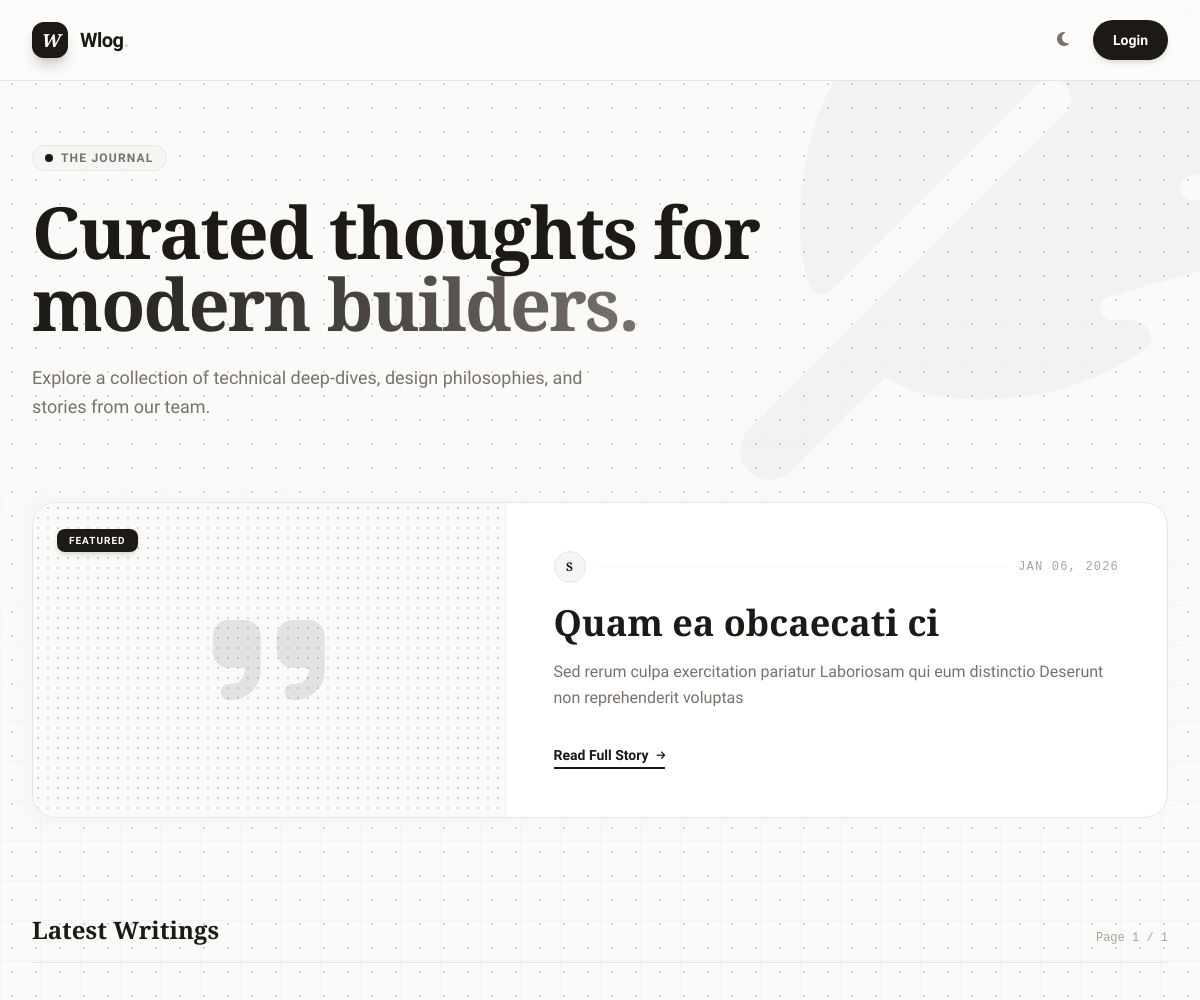
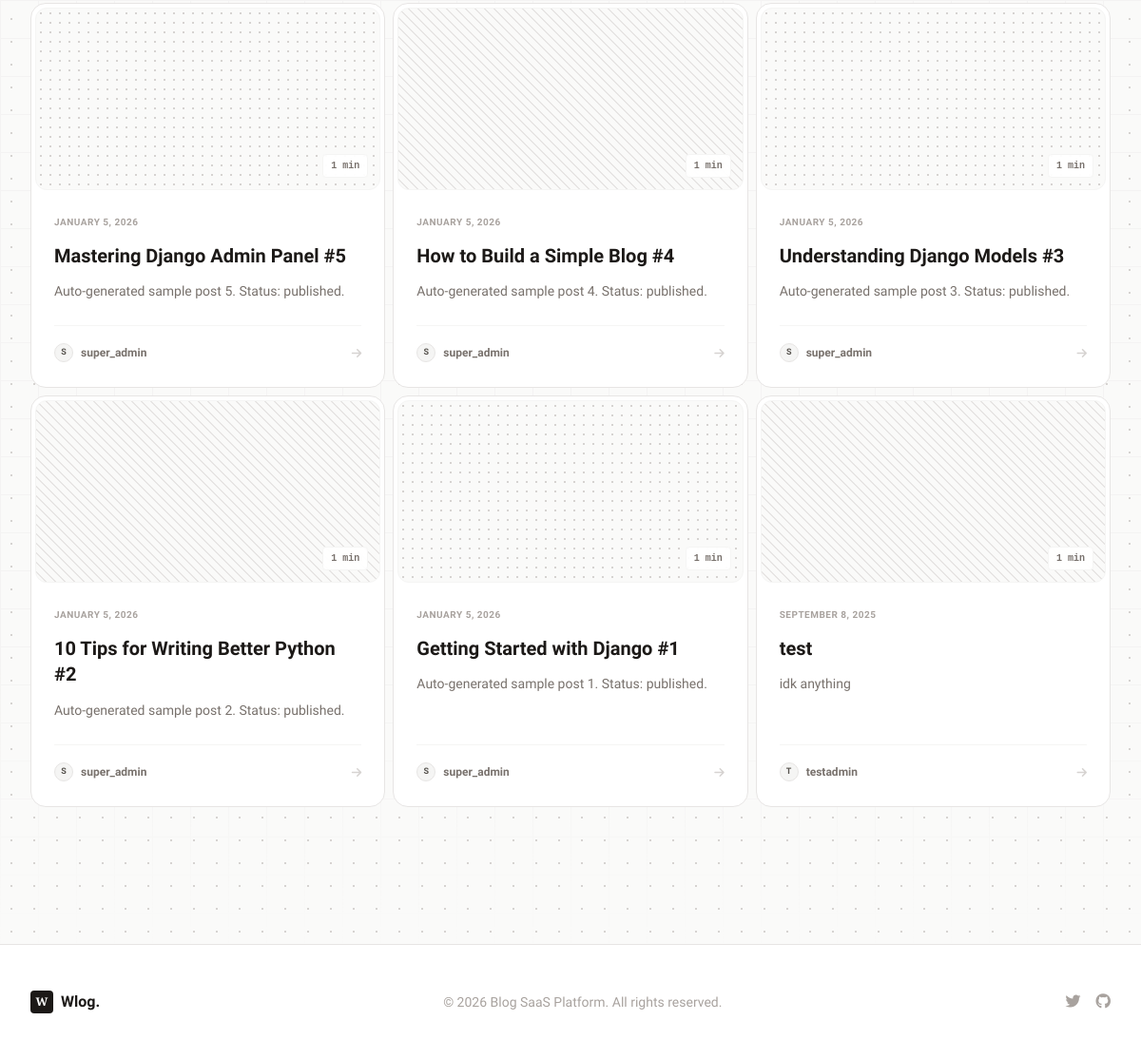
The page / on the database its author committed (2 pictures, top to bottom).
### blog/models.py (models this page shows, shortened)
class BlogPost(models.Model):
    STATUS_CHOICES = [
        ('draft', 'Draft'),
        ('published', 'Published'),
    ]
    title = models.CharField(max_length=200)
    slug = models.SlugField(unique=True, blank=True)
    content = models.TextField(help_text="Write your blog post content in Markdown format")
    excerpt = models.TextField(blank=True, help_text="Optional excerpt for the blog post")
    status = models.CharField(max_length=20, choices=STATUS_CHOICES, default='draft')
    created_at = models.DateTimeField(auto_now_add=True)
    updated_at = models.DateTimeField(auto_now=True)
    author = models.ForeignKey(User, on_delete=models.CASCADE)
    class Meta:
        ordering = ['-created_at']
        verbose_name = 'Blog Post'
        verbose_name_plural = 'Blog Posts'

### blog/views.py (the view)
# urls.py: path('', views.PublicBlogListView.as_view(), name='home'),
class PublicBlogListView(ListView):
    model = BlogPost
    template_name = 'blog/public/blog_list.html'
    context_object_name = 'blog_posts'
    paginate_by = 9
    def get_queryset(self):
        return BlogPost.objects.filter(status='published').select_related('author').order_by('-created_at')
    def get_context_data(self, **kwargs):
        context = super().get_context_data(**kwargs)
        context['title'] = 'Our Published Blogs'
        return context

### blog/templates/blog/public/blog_list.html (shortened to what this page needs)
{% extends "blog/base.html" %}
{% block content %}
<div class="min-h-screen relative overflow-hidden font-sans text-stone-900 dark:text-stone-100 selection:bg-stone-900 selection:text-white dark:selection:bg-stone-100 dark:selection:text-stone-900">
    <div class="absolute top-0 right-0 z-0 pointer-events-none opacity-[0.03] dark:opacity-[0.05] transform translate-x-1/4 -translate-y-1/4 text-stone-900 dark:text-stone-100">
        <i class="fas fa-feather-alt text-[40rem]"></i>
    </div>
    <header class="sticky top-0 z-50 bg-[#FDFDFC]/80 dark:bg-[#0c0a09]/80 backdrop-blur-md border-b border-stone-200 dark:border-stone-800">
        <div class="max-w-7xl mx-auto px-4 sm:px-6 lg:px-8 h-20 flex items-center justify-between">
            <a href="{% url 'home' %}" class="flex items-center gap-3 group">
                <div class="h-9 w-9 bg-stone-900 dark:bg-stone-100 text-white dark:text-stone-900 flex items-center justify-center rounded-xl shadow-lg shadow-stone-900/20 group-hover:rotate-12 transition-transform duration-300">
                    <span class="font-serif font-bold text-lg italic">W</span>
                </div>
                <h1 class="text-xl font-bold tracking-tight text-stone-900 dark:text-stone-100 group-hover:text-stone-600 dark:group-hover:text-stone-400 transition-colors">
                    Wlog<span class="text-stone-300 dark:text-stone-700">.</span>
                </h1>
            </a>
            <div class="flex items-center gap-4">
                <button @click="toggleTheme()" class="p-2 text-stone-500 dark:text-stone-400 hover:bg-stone-100 dark:hover:bg-stone-800 rounded-lg transition-colors" title="Toggle Theme">
                    <i class="fas" :class="isDark ? 'fa-sun' : 'fa-moon'"></i>
                </button>
                {% if not user.is_authenticated %}
                <a href="{% url 'blog:admin_login' %}" class="btn-shine-effect hidden sm:inline-flex items-center justify-center px-5 py-2.5 text-sm font-bold text-white dark:text-stone-900 bg-stone-900 dark:bg-stone-100 rounded-full hover:bg-stone-800 dark:hover:bg-stone-200 shadow-md hover:shadow-md transition-all hover:-translate-y-0.5">
                    Login
                </a>
                {% endif %}
            </div>
        </div>
    </header>
    <main class="max-w-7xl mx-auto px-4 sm:px-6 lg:px-8 py-16 relative z-10">
        <div class="mb-20 max-w-3xl">
            <div class="inline-flex items-center gap-2 px-3 py-1 rounded-full bg-stone-100 border border-stone-200 text-xs font-bold uppercase tracking-widest text-stone-500 mb-6">
                <span class="w-2 h-2 rounded-full bg-stone-900"></span>
                <span>The Journal</span>
            </div>
            <h2 class="text-5xl md:text-7xl font-serif font-bold text-stone-900 leading-[1.1] tracking-tight mb-6">
                Curated thoughts for <br>
                <span class="text-transparent bg-clip-text bg-gradient-to-r from-stone-900 via-stone-700 to-stone-500">modern builders.</span>
            </h2>
            <p class="text-lg text-stone-500 max-w-xl leading-relaxed">
                Explore a collection of technical deep-dives, design philosophies, and stories from our team.
            </p>
        </div>
        {% if blog_posts %}
            <div class="mb-24">
                {% with featured=blog_posts|first %}
                <div class="relative group">
                    <article class="relative grid grid-cols-1 lg:grid-cols-12 bg-white dark:bg-stone-900 rounded-[1.5rem] border border-stone-200 dark:border-stone-800 overflow-hidden hover:shadow-md transition-all duration-300">
                        <div class="lg:col-span-5 h-72 lg:h-auto pattern-architect border-b lg:border-b-0 lg:border-r border-stone-100 dark:border-stone-800 relative group-hover:bg-stone-50 dark:group-hover:bg-stone-800 transition-colors">
                            <div class="absolute inset-0 flex items-center justify-center opacity-10 dark:opacity-20">
                                <i class="fas fa-quote-right text-9xl text-stone-900 dark:text-stone-100"></i>
                            </div>
                            <div class="absolute top-6 left-6">
                                <span class="bg-stone-900 dark:bg-stone-100 text-white dark:text-stone-900 text-[10px] font-bold uppercase tracking-widest px-3 py-1.5 rounded-lg shadow-md">
                                    Featured
                                </span>
                            </div>
                        </div>
                        <div class="lg:col-span-7 p-8 md:p-12 flex flex-col justify-center">
                            <div class="flex items-center gap-3 mb-5">
                                <div class="h-8 w-8 rounded-full bg-stone-100 dark:bg-stone-800 border border-stone-200 dark:border-stone-700 flex items-center justify-center text-xs font-serif font-bold text-stone-900 dark:text-stone-100">
                                    {{ featured.author.username|slice:":1"|upper }}
                                </div>
                                <div class="h-px flex-1 bg-stone-100 dark:bg-stone-800"></div>
                                <time class="text-xs font-mono text-stone-400 uppercase tracking-widest">{{ featured.created_at|date:"M d, Y" }}</time>
                            </div>
                            <a href="{% url 'public_detail' featured.slug %}" class="group-hover:text-stone-600 dark:group-hover:text-stone-400 transition-colors">
                                <h3 class="text-3xl md:text-4xl font-serif font-bold text-stone-900 dark:text-stone-100 mb-4 leading-tight">
                                    {{ featured.title }}
                                </h3>
                            </a>
                            <p class="text-stone-500 dark:text-stone-400 mb-8 leading-relaxed line-clamp-3">
                                {{ featured.excerpt|default:featured.content|striptags|truncatewords:35 }}
                            </p>
                            <div>
                                <a href="{% url 'public_detail' featured.slug %}" class="inline-flex items-center text-sm font-bold text-stone-900 dark:text-stone-100 hover:text-stone-600 dark:hover:text-stone-300 transition-colors border-b-2 border-stone-900 dark:border-stone-100 pb-0.5 hover:border-stone-600 dark:hover:border-stone-400">
                                    Read Full Story <i class="fas fa-arrow-right ml-2 text-[10px] transform group-hover:translate-x-1 transition-transform"></i>
                                </a>
                            </div>
                        </div>
                    </article>
                </div>
                {% endwith %}
            </div>
            <div class="flex items-end justify-between border-b border-stone-200 pb-4 mb-10">
                <h3 class="text-2xl font-serif font-bold text-stone-900">Latest Writings</h3>
                <div class="hidden sm:block text-xs font-mono text-stone-400">
                    Page {{ page_obj.number }} / {{ paginator.num_pages }}
                </div>
            </div>
            <div class="grid grid-cols-1 md:grid-cols-2 lg:grid-cols-3 gap-2 mb-20">
                {% for post in blog_posts|slice:"1:" %}
                <article class="group flex flex-col h-full bg-white dark:bg-stone-900 rounded-2xl border border-stone-200 dark:border-stone-800 p-1 hover:border-stone-300 dark:hover:border-stone-700 hover:shadow-md transition-all duration-300 ">
                    <a href="{% url 'public_detail' post.slug %}" class="block h-48 rounded-xl overflow-hidden relative {% cycle 'pattern-architect' 'pattern-lines' %} border border-stone-100 dark:border-stone-800">
                        <div class="absolute inset-0 bg-stone-900/0 dark:bg-stone-100/0 group-hover:bg-stone-900/[0.02] dark:group-hover:bg-stone-100/[0.02] transition-colors"></div>
                        <div class="absolute bottom-3 right-3 bg-white/90 dark:bg-stone-900/90 backdrop-blur border border-stone-100 dark:border-stone-800 px-2 py-1 rounded text-[10px] font-mono font-bold text-stone-500 dark:text-stone-400">
                            {{ post.content|wordcount|divisibleby:200|add:"1" }} min
                        </div>
                    </a>
                    <div class="flex-1 p-5 flex flex-col">
                        <div class="mb-3">
                            <time class="text-[10px] font-bold uppercase tracking-wider text-stone-400">
                                {{ post.created_at|date:"F j, Y" }}
                            </time>
                        </div>
                        <a href="{% url 'public_detail' post.slug %}" class="block mb-3">
                            <h4 class="text-xl font-bold text-stone-900 dark:text-stone-100 leading-snug group-hover:text-stone-600 dark:group-hover:text-stone-400 transition-colors">
                                {{ post.title }}
                            </h4>
                        </a>
                        <p class="text-sm text-stone-500 dark:text-stone-400 leading-relaxed mb-6 line-clamp-2">
                            {{ post.excerpt|default:post.content|striptags|truncatewords:20 }}
                        </p>
                        <div class="mt-auto pt-4 border-t border-stone-100 dark:border-stone-800 flex items-center justify-between">
                            <div class="flex items-center gap-2">
                                <span class="w-5 h-5 rounded-full bg-stone-100 dark:bg-stone-800 flex items-center justify-center text-[9px] font-bold text-stone-600 dark:text-stone-400 border border-stone-200 dark:border-stone-700">
                                    {{ post.author.username|slice:":1"|upper }}
                                </span>
                                <span class="text-xs font-bold text-stone-500 dark:text-stone-400">{{ post.author.get_full_name|default:post.author.username }}</span>
                            </div>
                            <span class="text-stone-300 dark:text-stone-700 group-hover:text-stone-900 dark:group-hover:text-stone-100 transition-colors">
                                <i class="fas fa-arrow-right text-xs"></i>
                            </span>
                        </div>
                    </div>
                </article>
                {% endfor %}
            </div>
        {% endif %}
    </main>
     {% include 'blog/public/footer.html' %}
</div>
{% endblock %}

### blog/templates/blog/base.html (style rules this page uses)
body { background-color: #FAFAF9; color: #292524; background-image: radial-gradient(#D6D3D1 1px, transparent 1px); background-size: 24px 24px; background-attachment: fixed; }

### blog/templates/blog/public/blog_list.html (style rules this page uses)
.btn-shine-effect { position: relative; overflow: hidden; }
.btn-shine-effect::after { content: ''; position: absolute; top: 0; left: -100%; width: 50%; height: 100%; background: linear-gradient(to right, transparent, rgba(255, 255, 255, 0.4), transparent); transform: skewX(-25deg); pointer-events: none; }
.pattern-architect { background-color: #fafaf9; background-image: radial-gradient(#d6d3d1 1px, transparent 1px); background-size: 10px 10px; }
.pattern-lines { background-color: #fafaf9; background-image: repeating-linear-gradient(45deg, #e7e5e4 0, #e7e5e4 1px, transparent 0, transparent 50%); background-size: 10px 10px; }

### rows shown on the page
BlogPost: author.username "S", created_at "JAN 06, 2026", title "Quam ea obcaecati ci", excerpt "Sed rerum culpa exercitation pariatur Laboriosam qui eum distinctio Deserunt non reprehenderit voluptas"
BlogPost: content|divisibleby "1", created_at "JANUARY 5, 2026", title "Mastering Django Admin Panel #5", excerpt "Auto-generated sample post 5. Status: published.", author.username "S", author.get_full_name "super_admin"
BlogPost: content|divisibleby "1", created_at "JANUARY 5, 2026", title "How to Build a Simple Blog #4", excerpt "Auto-generated sample post 4. Status: published.", author.username "S", author.get_full_name "super_admin"
BlogPost: content|divisibleby "1", created_at "JANUARY 5, 2026", title "Understanding Django Models #3", excerpt "Auto-generated sample post 3. Status: published.", author.username "S", author.get_full_name "super_admin"
BlogPost: content|divisibleby "1", created_at "JANUARY 5, 2026", title "10 Tips for Writing Better Python #2", excerpt "Auto-generated sample post 2. Status: published.", author.username "S", author.get_full_name "super_admin"
BlogPost: content|divisibleby "1", created_at "JANUARY 5, 2026", title "Getting Started with Django #1", excerpt "Auto-generated sample post 1. Status: published.", author.username "S", author.get_full_name "super_admin"
BlogPost: content|divisibleby "1", created_at "SEPTEMBER 8, 2025", title "test", excerpt "idk anything", author.username "T", author.get_full_name "testadmin"

### other values the page prints
{{ page_obj.number }} "1"
{{ paginator.num_pages }} "1"
